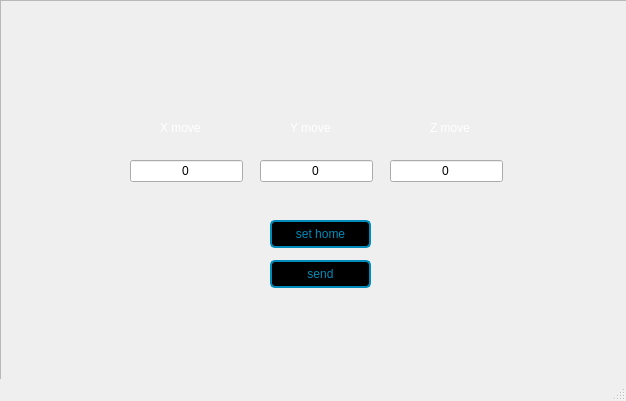
<?xml version="1.0" encoding="UTF-8"?>
<ui version="4.0">
 <class>MainWindow</class>
 <widget class="QMainWindow" name="MainWindow">
  <property name="geometry">
   <rect>
    <x>0</x>
    <y>0</y>
    <width>626</width>
    <height>401</height>
   </rect>
  </property>
  <property name="minimumSize">
   <size>
    <width>626</width>
    <height>401</height>
   </size>
  </property>
  <property name="maximumSize">
   <size>
    <width>626</width>
    <height>16777215</height>
   </size>
  </property>
  <property name="windowTitle">
   <string>MainWindow</string>
  </property>
  <property name="styleSheet">
   <string notr="true"/>
  </property>
  <property name="animated">
   <bool>true</bool>
  </property>
  <property name="tabShape">
   <enum>QTabWidget::Rounded</enum>
  </property>
  <widget class="QWidget" name="centralwidget">
   <widget class="QPushButton" name="button_send">
    <property name="geometry">
     <rect>
      <x>270</x>
      <y>260</y>
      <width>101</width>
      <height>28</height>
     </rect>
    </property>
    <property name="cursor">
     <cursorShape>PointingHandCursor</cursorShape>
    </property>
    <property name="styleSheet">
     <string notr="true">background-color: black;
color:#008CBA;
border:2px solid #008CBA;
border-radius: 5px;

</string>
    </property>
    <property name="text">
     <string>send</string>
    </property>
    <property name="checkable">
     <bool>false</bool>
    </property>
   </widget>
   <widget class="QLabel" name="Y_label">
    <property name="geometry">
     <rect>
      <x>290</x>
      <y>120</y>
      <width>55</width>
      <height>16</height>
     </rect>
    </property>
    <property name="styleSheet">
     <string notr="true">color:white;</string>
    </property>
    <property name="text">
     <string>Y move</string>
    </property>
   </widget>
   <widget class="QLabel" name="Z_label">
    <property name="geometry">
     <rect>
      <x>430</x>
      <y>120</y>
      <width>55</width>
      <height>16</height>
     </rect>
    </property>
    <property name="styleSheet">
     <string notr="true">color:white;</string>
    </property>
    <property name="text">
     <string>Z move</string>
    </property>
   </widget>
   <widget class="QPushButton" name="button_sethome">
    <property name="geometry">
     <rect>
      <x>270</x>
      <y>220</y>
      <width>101</width>
      <height>28</height>
     </rect>
    </property>
    <property name="cursor">
     <cursorShape>PointingHandCursor</cursorShape>
    </property>
    <property name="autoFillBackground">
     <bool>false</bool>
    </property>
    <property name="styleSheet">
     <string notr="true">background-color: black;
color:#008CBA;
border:2px solid #008CBA;
border-radius: 5px;

</string>
    </property>
    <property name="text">
     <string>set home</string>
    </property>
   </widget>
   <widget class="QLabel" name="x_label">
    <property name="geometry">
     <rect>
      <x>160</x>
      <y>120</y>
      <width>55</width>
      <height>16</height>
     </rect>
    </property>
    <property name="autoFillBackground">
     <bool>false</bool>
    </property>
    <property name="styleSheet">
     <string notr="true">color:white;
background-color:none;</string>
    </property>
    <property name="frameShape">
     <enum>QFrame::NoFrame</enum>
    </property>
    <property name="text">
     <string>X move</string>
    </property>
   </widget>
   <widget class="QLineEdit" name="lineEdit">
    <property name="geometry">
     <rect>
      <x>130</x>
      <y>160</y>
      <width>113</width>
      <height>22</height>
     </rect>
    </property>
    <property name="text">
     <string>0</string>
    </property>
    <property name="maxLength">
     <number>3</number>
    </property>
    <property name="echoMode">
     <enum>QLineEdit::Normal</enum>
    </property>
    <property name="alignment">
     <set>Qt::AlignCenter</set>
    </property>
   </widget>
   <widget class="QLineEdit" name="lineEdit_2">
    <property name="geometry">
     <rect>
      <x>260</x>
      <y>160</y>
      <width>113</width>
      <height>22</height>
     </rect>
    </property>
    <property name="text">
     <string>0</string>
    </property>
    <property name="maxLength">
     <number>3</number>
    </property>
    <property name="echoMode">
     <enum>QLineEdit::Normal</enum>
    </property>
    <property name="alignment">
     <set>Qt::AlignCenter</set>
    </property>
   </widget>
   <widget class="QLineEdit" name="lineEdit_3">
    <property name="geometry">
     <rect>
      <x>390</x>
      <y>160</y>
      <width>113</width>
      <height>22</height>
     </rect>
    </property>
    <property name="text">
     <string>0</string>
    </property>
    <property name="maxLength">
     <number>3</number>
    </property>
    <property name="echoMode">
     <enum>QLineEdit::Normal</enum>
    </property>
    <property name="alignment">
     <set>Qt::AlignCenter</set>
    </property>
   </widget>
   <widget class="QFrame" name="frame">
    <property name="geometry">
     <rect>
      <x>0</x>
      <y>0</y>
      <width>631</width>
      <height>391</height>
     </rect>
    </property>
    <property name="styleSheet">
     <string notr="true">background-image:url(&quot;BG.JPG&quot;);</string>
    </property>
    <property name="frameShape">
     <enum>QFrame::StyledPanel</enum>
    </property>
    <property name="frameShadow">
     <enum>QFrame::Raised</enum>
    </property>
   </widget>
   <zorder>frame</zorder>
   <zorder>button_send</zorder>
   <zorder>Y_label</zorder>
   <zorder>Z_label</zorder>
   <zorder>button_sethome</zorder>
   <zorder>x_label</zorder>
   <zorder>lineEdit</zorder>
   <zorder>lineEdit_2</zorder>
   <zorder>lineEdit_3</zorder>
  </widget>
  <widget class="QStatusBar" name="statusbar"/>
 </widget>
 <resources/>
 <connections/>
</ui>
